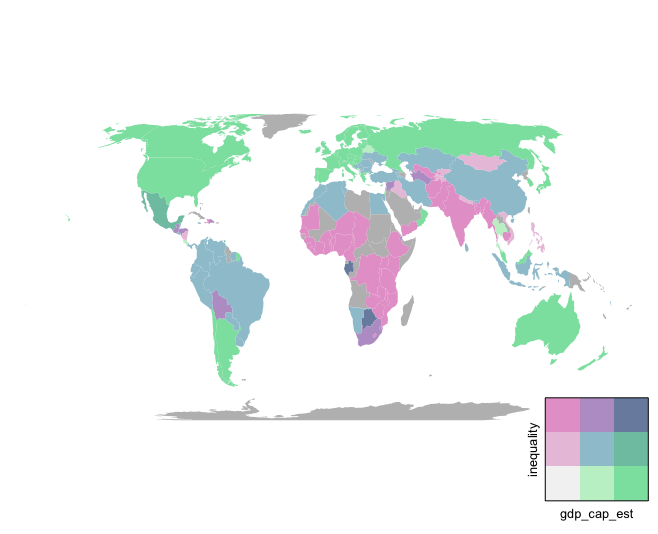

Reproduce this figure in R.
# Import function
source("bivariate_tmap.R")

# Import example data
library(tmap)
data("World")
# Transform example data to SpatialPolygonDataFrame
library(sf)
world_spdf <- as(World, "Spatial")

# Plot bivariate choroplet map
bivariate_choropleth(world_spdf, c("gdp_cap_est", "inequality"))
